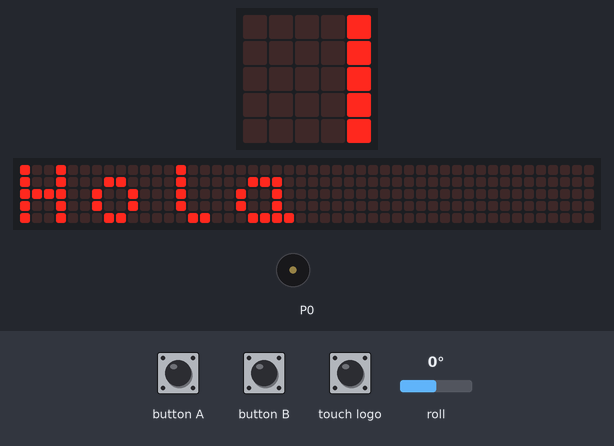
A program run on a simulated BBC micro:bit (MakeCode). Shown: the board's 5×5 LED display, a strip that is not on the board, showing the scrolling text unrolled, buzzer (waves = sounding). Inputs (shaded band) come from the test bench; at power-on: roll 0°. No radio messages arrive unless stated (any console line starting 'radio sent:' is added by the test bench); the 48×5 strip is a reading aid, not a part: it shows the text the display is scrolling, unrolled, one strip-width of it at a time; what the program prints to the serial console is not drawn.

Above: at 4.2 s.
At 4.7 s:
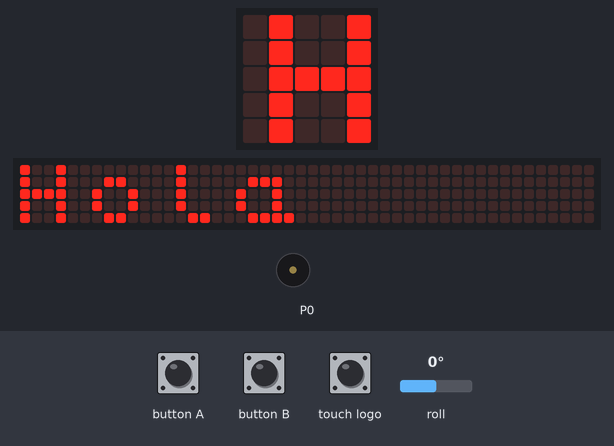
At 8.3 s:
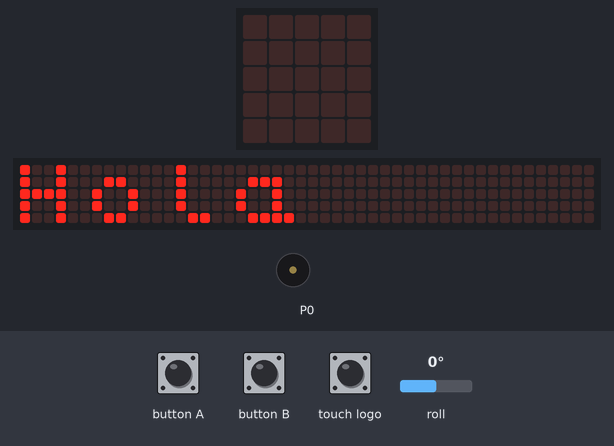
9.8 s: roll set to -172°
Timing chart, 0 to 12.8 s (numbered marks = the images above; inputs shaded):
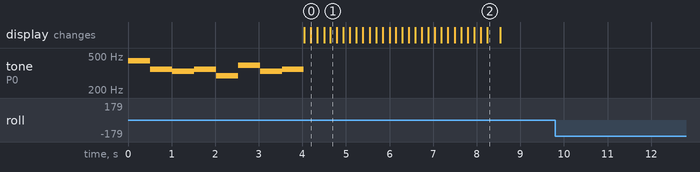

Measured:
- after the input at 9.8 s, every drawn part: stays the same

The program:

main.ts
```typescript
input.onLogoEvent(TouchButtonEvent.Pressed, function () {
    radio.sendNumber(4)
})
input.onButtonPressed(Button.A, function () {
    radio.sendNumber(1)
})
input.onButtonPressed(Button.B, function () {
    radio.sendNumber(0)
})
music.playMelody("A F E F D G E F ", 120)
basic.showString("Hola")
radio.setGroup(185)
basic.forever(function () {
    if (input.rotation(Rotation.Roll) > 75) {
        radio.sendNumber(2)
    }
    if (input.rotation(Rotation.Roll) < -75) {
        radio.sendNumber(3)
    }
})
```

test.ts
```typescript
// aquí va el archivo "tests"; esto no se compilará cuando este paquete se utilice como una extensión.
```
